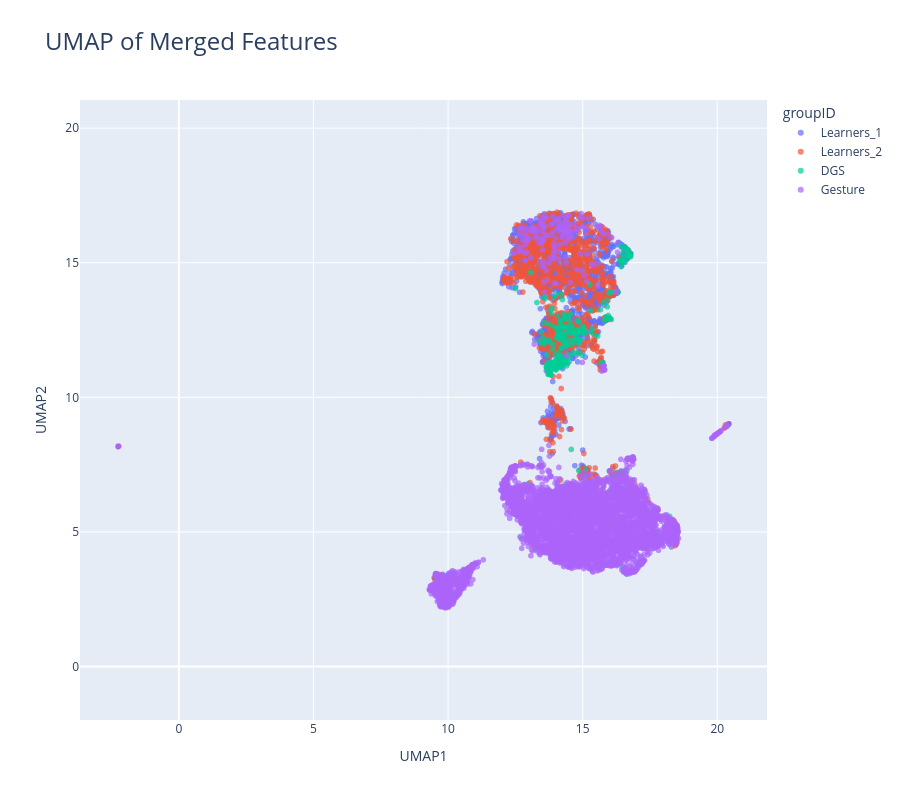

Notebook code for this chart:
### Code cell
# create UMAP of merged_df_clean

import umap

# get only numeric columns
features_df_num = merged_df_clean.select_dtypes(include=[np.number])
# get rid of rows with nan
features_df_num = features_df_num.dropna()
# z-score all columns
features_df_scaled = StandardScaler().fit_transform(features_df_num)
reducer = umap.UMAP()
embedding = reducer.fit_transform(features_df_scaled)
# make a DataFrame that includes the embedding coordinates
plot_df = pd.DataFrame({
    "UMAP1": embedding[:, 0],
    "UMAP2": embedding[:, 1]
})

# add groupID and concept to plot_df
plot_df["groupID"] = merged_df_clean["groupID"]
plot_df["concept"] = merged_df_clean["concept"]
# plot with plotly
import plotly.express as px

fig = px.scatter(
    plot_df,
    x="UMAP1",
    y="UMAP2",
    color="groupID",
    hover_name="concept",
    title="UMAP of Merged Features",
    opacity=0.7
)

fig.update_layout(
    autosize=False,
    width=900,
    height=800,
    title_font_size=24,
    yaxis=dict(scaleanchor="x", scaleratio=1)
)

fig.show()

### Figure 1 — Plotly figure (JSON) as saved in the notebook; plotly's stock layout.template omitted (floating-point values rounded to 4 significant figures; data arrays with more than 128 entries replaced by an {"elided": "..."} marker saying what was removed)
{"data": [{"hovertemplate": "<b>%{hovertext}</b><br><br>groupID=Learners_1<br>UMAP1=%{x}<br>UMAP2=%{y}<extra></extra>", "hovertext": {"elided": "2366 str values"}, "legendgroup": "Learners_1", "marker": {"color": "#636efa", "opacity": 0.7, "symbol": "circle"}, "mode": "markers", "name": "Learners_1", "showlegend": true, "type": "scattergl", "x": {"elided": "2366 float values"}, "xaxis": "x", "y": {"elided": "2366 float values"}, "yaxis": "y"}, {"hovertemplate": "<b>%{hovertext}</b><br><br>groupID=Learners_2<br>UMAP1=%{x}<br>UMAP2=%{y}<extra></extra>", "hovertext": {"elided": "1365 str values"}, "legendgroup": "Learners_2", "marker": {"color": "#EF553B", "opacity": 0.7, "symbol": "circle"}, "mode": "markers", "name": "Learners_2", "showlegend": true, "type": "scattergl", "x": {"elided": "1365 float values"}, "xaxis": "x", "y": {"elided": "1365 float values"}, "yaxis": "y"}, {"hovertemplate": "<b>%{hovertext}</b><br><br>groupID=DGS<br>UMAP1=%{x}<br>UMAP2=%{y}<extra></extra>", "hovertext": {"elided": "314 str values"}, "legendgroup": "DGS", "marker": {"color": "#00cc96", "opacity": 0.7, "symbol": "circle"}, "mode": "markers", "name": "DGS", "showlegend": true, "type": "scattergl", "x": {"elided": "314 float values"}, "xaxis": "x", "y": {"elided": "314 float values"}, "yaxis": "y"}, {"hovertemplate": "<b>%{hovertext}</b><br><br>groupID=Gesture<br>UMAP1=%{x}<br>UMAP2=%{y}<extra></extra>", "hovertext": {"elided": "4249 str values"}, "legendgroup": "Gesture", "marker": {"color": "#ab63fa", "opacity": 0.7, "symbol": "circle"}, "mode": "markers", "name": "Gesture", "showlegend": true, "type": "scattergl", "x": {"elided": "4249 float values"}, "xaxis": "x", "y": {"elided": "4249 float values"}, "yaxis": "y"}], "layout": {"autosize": false, "height": 800, "legend": {"title": {"text": "groupID"}, "tracegroupgap": 0}, "title": {"font": {"size": 24}, "text": "UMAP of Merged Features"}, "width": 900, "xaxis": {"anchor": "y", "domain": [0, 1], "title": {"text": "UMAP1"}}, "yaxis": {"anchor": "x", "domain": [0, 1], "scaleanchor": "x", "scaleratio": 1, "title": {"text": "UMAP2"}}}}
